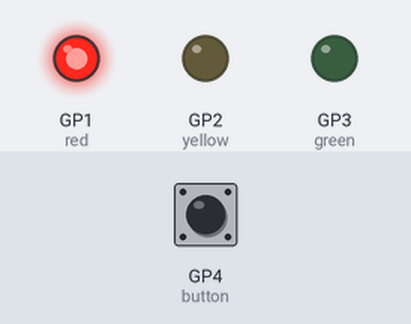
Bench run of a program on a simulated Raspberry Pi Pico running MicroPython. Parts: output pins drawn as LEDs (lit = HIGH). Inputs (shaded band) come from the test bench; at power-on: GP4 (button) LOW.

Above: at 2.5 s.
At 6.0 s:
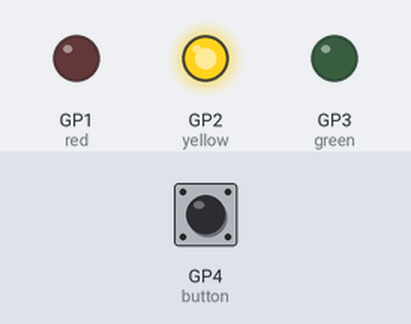
At 10.5 s:
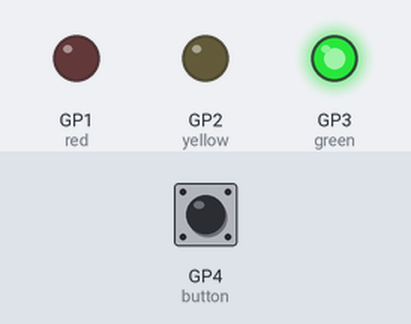
Timing chart, 0 to 18.2 s (numbered marks = the images above):
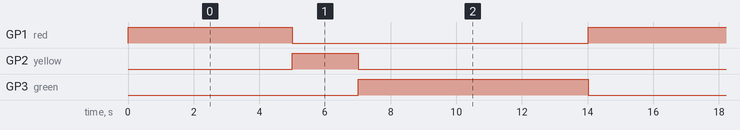

Measured:
- by itself, GP1 (red): alternates HIGH for 5.0 s and LOW for 9.0 s
- by itself, GP2 (yellow): alternates HIGH for 2.0 s and LOW for 12.0 s
- by itself, GP3 (green): alternates HIGH for 7.0 s and LOW for 7.0 s

The program:

traffic_light.py
```python
from machine import Pin
import utime

def glow(bulb,duration=0.1):
    bulb.value(1)
    utime.sleep(duration)
    bulb.value(0)

red=Pin(1,Pin.OUT)
yellow=Pin(2,Pin.OUT)
green=Pin(3,Pin.OUT)
durations=[5,2,7]
button=Pin(4,mode=Pin.IN, pull=Pin.PULL_DOWN)

lights=[red,yellow,green]

while True:
    for light,duration in zip(lights,durations):
        c=0
        while c<duration*10:
            c+=1
            glow(light)
            while button.value()==1:
                glow(red,duration=5)
```
